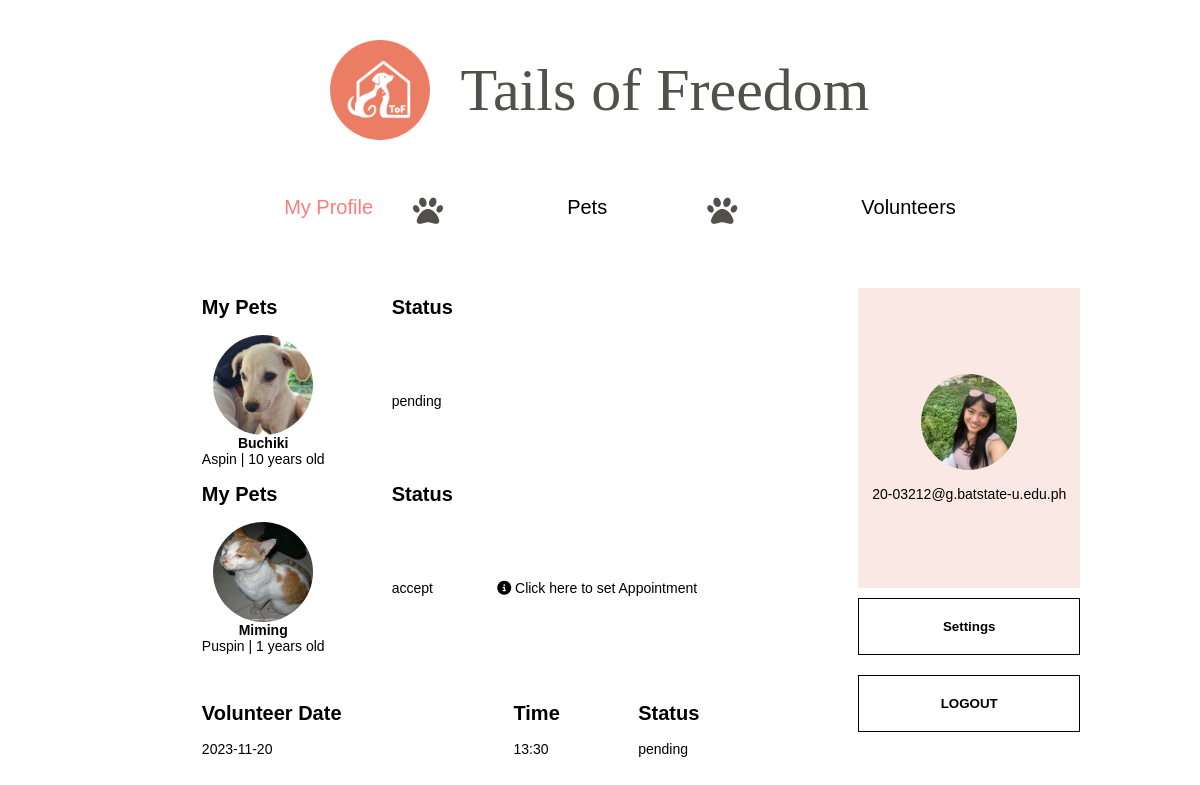
The page /my_profile (signed in) on the database its author committed.
### models/ClientAnimal.py (models this page shows)
class ClientAnimal(db.Model):
    client_id = db.Column(db.Integer, db.ForeignKey('client.id'), primary_key=True)
    animal_id = db.Column(db.Integer, db.ForeignKey('animal.id'), primary_key=True)
    status = db.Column(db.String(20))  # Pending, Approved, Declined
    date_applied = db.Column(db.Date)
    appointment_date = db.Column(db.Date)
    time_applied = db.Column(db.String(8))
    client = db.relationship('Client', back_populates='animals')
    animal = db.relationship('Animal', back_populates='clients')

### models/Animal.py (models this page shows)
class Animal(db.Model):
    id = db.Column(db.Integer, primary_key=True)
    image_path = db.Column(db.String(200))  # Adjust the length as needed
    client_id = db.Column(db.Integer, db.ForeignKey('client.id'), nullable=True)
    details = db.relationship('AnimalDetails', backref='animal', uselist=False)
    health = db.relationship('AnimalHealth', backref='animal', uselist=False)
    owner = db.relationship('AnimalOwner', backref='animal', uselist=False)
    story = db.relationship('AnimalStory', backref='animal', uselist=False)
    clients = db.relationship('ClientAnimal', back_populates='animal')

### models/AnimalDetail.py (models this page shows)
class AnimalDetails(db.Model):
    id = db.Column(db.Integer, primary_key=True)
    animal_id = db.Column(db.Integer, db.ForeignKey('animal.id'), nullable=False)
    name = db.Column(db.String(50), nullable=False)
    tag_number = db.Column(db.String(20))
    status = db.Column(db.String(20))
    estimated_age = db.Column(db.Integer)
    animal_status = db.Column(db.String(20))
    current_weight = db.Column(db.Float)
    date_of_birth = db.Column(db.Date)
    date_of_arrival = db.Column(db.Date)
    animal_type = db.Column(db.String(50))
    coat_type = db.Column(db.String(50))
    primary_color = db.Column(db.String(50))
    secondary_color = db.Column(db.String(50))
    breed = db.Column(db.String(50))
    gender = db.Column(db.String(10))

### models/Volunteer.py (models this page shows)
class Volunteer(db.Model):
    id = db.Column(db.Integer, primary_key=True)
    client_id = db.Column(db.Integer, db.ForeignKey('client.id', name='fk_volunteer_client_id'))
    date_applied = db.Column(db.Date)
    time_applied = db.Column(db.String(8))
    application_status = db.Column(db.String(20))  # Pending, Approved, Declined
    client = db.relationship('Client', back_populates='volunteers')

### models/Client.py (models this page shows)
class Client(db.Model):
    id = db.Column(db.Integer, primary_key=True)
    first_name = db.Column(db.String(30), nullable=False)
    last_name = db.Column(db.String(30), nullable=False)
    email = db.Column(db.String(120), unique=True, nullable=False, name="unique_email_constraint")
    username = db.Column(db.String(20), unique=False, nullable=False)
    password = db.Column(db.String(60), nullable=True)
    age = db.Column(db.Integer)
    address = db.Column(db.String(100))
    contact_number = db.Column(db.String(20))
    email_address = db.Column(db.String(100))
    reason_to_qualify = db.Column(db.Text)
    employment_status = db.Column(db.String(20))
    number_of_pets = db.Column(db.Integer)
    animal_id = db.Column(db.Integer, db.ForeignKey('animal.id', name='fk_client_animal_id'))
    animals = db.relationship('ClientAnimal', back_populates='client')
    volunteers = db.relationship('Volunteer', back_populates='client')
    image_path = db.Column(db.String(200))  # Adjust the length as needed

### routes/client_routes.py (the view)
@client_blueprint.route('/my_profile')
def show_my_profile():
    if 'username' in session:
        user_id = session['user_id']
        avatar = session.get('avatar')  # Get the avatar from the session, or None if it's not set
        client = Client.query.get(user_id)
        animal_details = AnimalDetails.query.all()
        animals = Animal.query.all()
        volunteers = Volunteer.query.filter_by(client_id = user_id).all()
        client_animals = ClientAnimal.query.filter_by(client_id=user_id).all()
        return render_template('my_profile.html', client=client, avatar=avatar, client_animals=client_animals,animal_details = animal_details,animals = animals,volunteers = volunteers)
    else:
        return redirect(url_for('auth.login'))

### app.py (called while the page is built)
@app.before_request
def before_admin_request():
    if request.blueprint == 'admin':
        create_notifications()

### templates/my_profile.html (shortened to what this page needs)
{% extends "client_layout.html" %} {% block title %}My Profile - Tails Of Freedom{% endblock %} {% block content %}
<br>
<br>
<div style="margin:auto;display: flex;align-items: center;justify-content: space-around;">
    <div style="display: flex;align-items: flex-start;justify-content: flex-start;flex-direction: column;width: 100%;">
        <table>
            {% if client_animals %} {% for client_animal in client_animals %} {% if client_animal.status is not none %}
            <tr>
                <th>My Pets</th>
                <th>Status</th>
                {% if client_animal.status == "accept" %}
                <th></th>{% endif %}
            </tr>
            <tr>
                <td style="display: flex;align-items: center;gap: 30px;">
                    <a href="{{ url_for('client.pet_details', animal_id=client_animal.animal.id) }}" style="color: black;">
                        <div style="display: flex;justify-content: center;">
                            <img src="/static/{{ client_animal.animal.image_path }}" alt="" style="width: 100px; height: 100px; border-radius: 100%;margin: auto;"><br>
                        </div>
                        <strong style="padding: 0;margin: 0;text-align: center;display: flex;justify-content: center;flex-direction: column;">{{ client_animal.animal.details.name }} <br> <span style="font-weight: lighter;">{{ client_animal.animal.details.breed }} | {{ client_animal.animal.details.estimated_age }} years old</span></strong></a>
                </td>
                <td>{{ client_animal.status }}</td>
                {% if client_animal.status == "accept" %}
                <td style="position:relative; " onclick="toggleAppointment(this)">
                    <i class="fas fa-info-circle"></i> Click here to set Appointment
                </td>
                {% endif %}
            </tr>
            {% else %}
            <tr>
                <td colspan="2" style="text-align: center; font-size: 24px;">No pets applied</td>
            </tr>
            {% endif %} {% endfor %} {% else %}
            <h1 style="text-align: center; font-size: 24px;margin: auto;margin-bottom: auto;">No pets added yet</h1>
            <br><br> {% endif %}
        </table>
        <br><br>
        <table id="volunteersTable">
            {%if volunteers %} {% for volunteer in volunteers %}
            <thead>
                <tr>
                    <th>Volunteer Date</th>
                    <th>Time</th>
                    <th>Status</th>
                </tr>
            </thead>
            <tbody>
                <tr data-name="{{ volunteer.client.first_name }} {{ volunteer.client.last_name }}" data-status="{{ volunteer.application_status }}" data-date="{{ volunteer.date_applied|default('N/A') }}" data-time="{{ volunteer.time_applied|default('N/A') }}" onclick="editVolunteer('{{ volunteer.id }}')"
                    style="cursor: pointer;">
                    <td>{{ volunteer.date_applied|default('N/A') }}</td>
                    <td class="time">{{ volunteer.time_applied|default('N/A') }}</td>
                    <td>{{ volunteer.application_status }}</td>
                </tr>
            </tbody>
            {% endfor %} {% else %}
            <h1 style="text-align: center;margin: auto;font-size: 24px;">Did not Volunteered yet</h1>
            {% endif %} </table>
    </div>
    <div style="width: 30%; min-height: 300px;margin-bottom: auto; display: flex; justify-content: center; align-items: center; flex-direction: column; ">
        <div style="background-color: #fae8e4;min-width: 100%; min-height: 300px;display: flex; justify-content: center; align-items: center; flex-direction: column;">
            <img src="{% if 'uploaded_images/' in client.image_path or '/' == client.image_path[:1] %}/static/{{ client.image_path }}{% else %}{{ client.image_path }}{% endif %}" width="96px" height="96px" alt=" " style="border-radius: 100%;">
            <br> {{ client.username }}
        </div>
        <div style="width:100%">
            <a href="/settings ">
                <button type="submit " style="width:100%;margin-left: auto;font-weight: bolder;margin-bottom: auto; ">Settings</button>
                <a style="color: none;text-transform: uppercase;" href="{{ url_for( 'auth.logout') }} "><button style="width:100%;margin: auto;margin-top: 20px;">
                <strong>LOGOUT</strong>
                </button></a>
            </a>
        </div>
    </div>
    <br><br>
</div>
{% endblock %}

### templates/client_layout.html (shortened to what this page needs)
<!DOCTYPE html>
<html>
<head>
    <link rel="stylesheet" href="/static/styles.css" />
    <link rel="stylesheet" href="https://cdnjs.cloudflare.com/ajax/libs/font-awesome/6.0.0-beta3/css/all.min.css" />
    <link rel="stylesheet" href="https://cdnjs.cloudflare.com/ajax/libs/font-awesome/6.0.0-beta3/css/all.min.css" />
    <link href="https://cdn.jsdelivr.net/npm/fullcalendar@5.8.0/main.css" rel="stylesheet" />
    <link rel="stylesheet" type="text/css" href="https://cdn.datatables.net/1.11.6/css/jquery.dataTables.min.css">
</head>
<body>
    <header>
        <div style="display: flex; justify-content: center">
            <h1 style="
              font-family: 'Mistral';
              font-weight: lighter;
              font-size: 60px;
              color: #51504a;
              margin-bottom: 10px;
            display: flex;align-items: center;gap: 30px;">
                <img src="/static/logo.jpg" style="width:100px" alt=""> Tails of Freedom
            </h1>
        </div>
        <br />
        <br />
        <nav style="width: 80%; margin: auto">
            <ul style="
                display: flex;
                justify-content: space-evenly;
                list-style-type: none;
            ">
                <a href="/my_profile" style="
                    text-decoration: none;
                    color: inherit;
                    display: flex;
                    gap: 40px;
                ">
                    <li style="font-size: 20px" {% if request.path=='/my_profile' %}class="active" {% endif %}>My Profile</li>
                    <i class="fas fa-paw" style="color: #51504a; font-size: 30px"></i>
                </a>
                <a href="/pets" style="
                    text-decoration: none;
                    color: inherit;
                    display: flex;
                    gap: 100px;
                ">
                    <li style="font-size: 20px" {% if request.path=='/pets' %}class="active" {% endif %}>Pets</li>
                    <i class="fas fa-paw" style="color: #51504a; font-size: 30px"></i>
                </a>
                <a href="/client_volunteers" style="
                    text-decoration: none;
                    color: inherit;
                    display: flex;
                    gap: 100px;
                ">
                    <li style="font-size: 20px" {% if request.path=='/client_volunteers' %}class="active" {% endif %}>Volunteers</li>
                </a>
            </ul>
        </nav>
        <br />
    </header>
    <div class="content" style="position:relative">
        {% block content %}{% endblock %}
    </div>
</body>
</html>

### static/styles.css (style rules this page uses)
body { margin: 0; padding: 0; font-family: 'Poppins', sans-serif; font-size: 14px; min-height: 106vh; position: relative; }
.content { width: 80%; margin: auto; }
button { background-color: transparent; display: block; width: 90%; border: solid 1px black; padding: 20px; margin: 10px; }
.active { color: #fe7d7c; }
li { font-family: 'Poppins', sans-serif; font-size: 20px; white-space: nowrap; }
table { border-collapse: collapse; width: 80%; margin: auto; }
th, td { padding: 8px; text-align: left; font-family: 'Poppins', sans-serif; }
th { font-weight: bolder; font-size: 20px; }
tr { padding: 25px; }
a { text-decoration: none; }

### templates/my_profile.html (style rules this page uses)
a { display: inline; }

### rows shown on the page
ClientAnimal: animal.image_path (picture), animal.details.name "Buchiki", animal.details.breed "Aspin", animal.details.estimated_age "10", status "pending"
ClientAnimal: animal.image_path (picture), animal.details.name "Miming", animal.details.breed "Puspin", animal.details.estimated_age "1", status "accept"
Volunteer: date_applied "2023-11-20", time_applied "13:30", application_status "pending"
Client: image_path (picture), username "20-03212@g.batstate-u.edu.ph"
